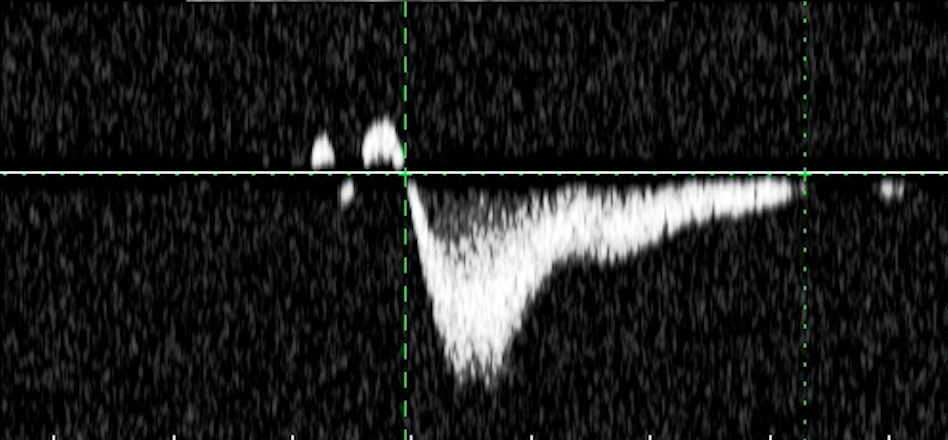
#> input picture morphology_test.png, 948 x 440 px
$ python DetectingAxis.py
#> lines starting #> are read from the running program, lines starting #| are printed output that depends on the picture; after the words box and inside, x2 and y2 are one past the last pixel; in counts of white or black regions, pixels touching at a corner belong together
import math
import cv2
import numpy as np
# import plantcv as pcv

img = cv2.imread("morphology_test.png")
#> img is the input picture: shape (440, 948, 3); mean B, G, R 30.9, 30.5, 29.1
gray = cv2.cvtColor(img, cv2.COLOR_BGR2GRAY)
edges = cv2.Canny(gray, 80, 120)
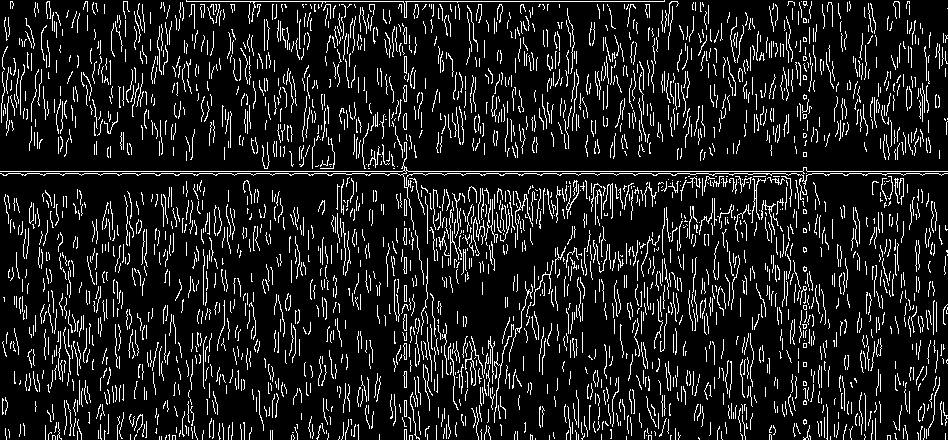
#> edges: shape (440, 948); 11.8% white in thin lines or dots
lines = cv2.HoughLinesP(edges, 1, math.pi/2, 2, None,10, 1);
#> lines = 892 rows, first 6: [186, 1, 664, 1], [146, 253, 146, 229], [180, 173, 192, 173], [830, 82, 830, 72], [714, 388, 714, 377], [408, 171, 802, 171]

height, width, channels = img.shape
#> height = 440; width = 948; channels = 3
mask = np.zeros((height, width), np.uint8)

for line in lines[0]:
    pt1 = (line[0],line[1])
    pt2 = (line[2],line[3])
    cv2.line(img, pt1, pt2, (0,0,255), 3)
#> this loop made 1 pass
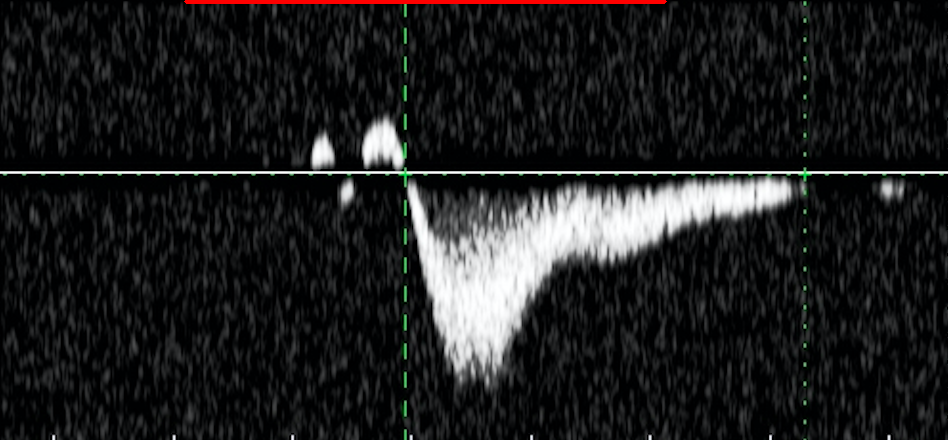
#> img: shape (440, 948, 3); 0.46% of pixels changed, all inside (x1, y1, x2, y2) = (184, 0, 667, 4)
cv2.imwrite("morph_with_lines.png", gray)

cv2.rectangle(mask, (line[0],line[1]), (height,width), (255, 255, 255), 5)
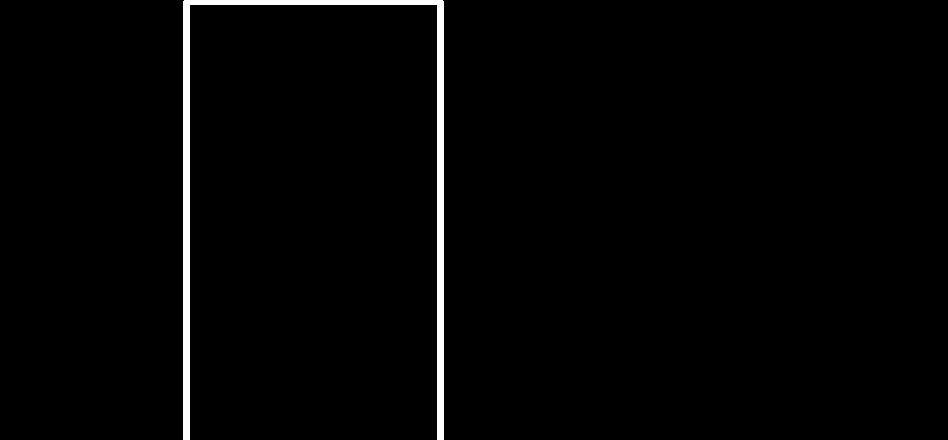
#> mask: shape (440, 948); 1.8% white; 1 white region, box (x1, y1, x2, y2) and area: (183, 0, 444, 440) 7393
masked_data = cv2.bitwise_and(img, img, mask=mask)


# Makes a rectangle area that will be treated as a mask
# device, masked, binary, contours, hierarchy = pcv.rectangle_mask(img, (0,0), (75,252), device, debug="print", color="black")


# print(pt1,pt2)
# cv2.imshow("masked", masked_data)
print(line[0],line[1],width,height)
#| 186 1 948 440
print(height,width)
#| 440 948
cv2.imshow('heh',mask)
cv2.imshow('image',gray)
cv2.waitKey(0)
